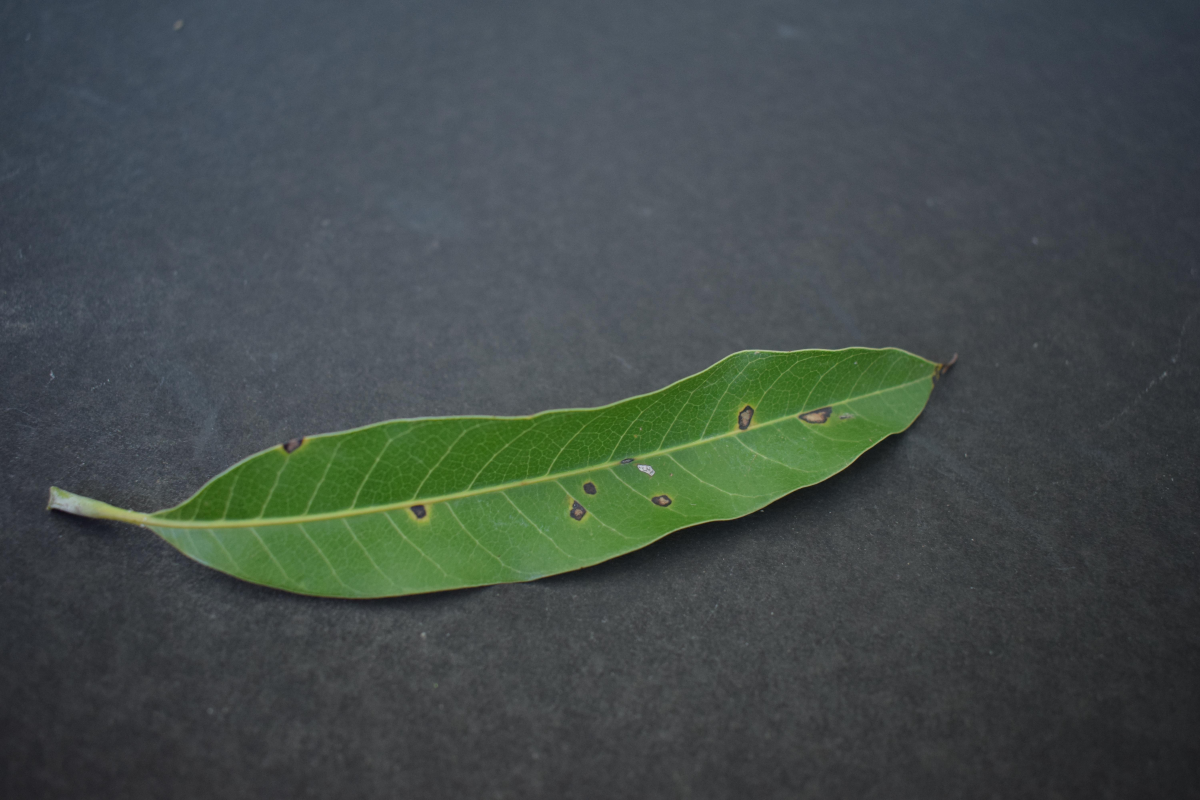
#> input picture dataset/disease/0012_0057.jpg, 6000 x 4000 px (shown at 1/5 size); its folder holds only this picture in this run
$ python main.py
#> lines starting #> are read from the running program, lines starting #| are printed output that depends on the picture
#> in extract_features, img is the input picture: PIL image 6000x4000 RGB; mean R, G, B 67.6, 76.9, 74.9
import os
import sys
import numpy as np
import matplotlib.pyplot as plt
import matplotlib.patches as mpatches
from matplotlib.gridspec import GridSpec
from PIL import Image, ImageOps
from scipy.ndimage import sobel
import warnings
warnings.filterwarnings("ignore")

# ──────────────────────────────
# CONFIGURATION
# ──────────────────────────────

CROP_SIZE    = 50
N_COMPONENTS = 30
DATASET_DIR  = "dataset"
TEST_DIR     = "test"


CLASS_COLORS = {
    "disease": "#e74c3c",
    "healthy": "#2ecc71",
    "nitrogen_deficiency": "#f39c12",
    "water_stress": "#3498db",
}

CLASSES = ["disease", "healthy", "nitrogen_deficiency", "water_stress"]

CLASS_LABELS = {
    "disease": "🔴 Diseased",
    "healthy": "🟢 Healthy",
    "nitrogen_deficiency": "🟡 Nitrogen Deficient",
    "water_stress": "🔵 Water Stress",
}

SUPPORTED_EXTS = {".jpg", ".jpeg", ".png", ".bmp", ".tiff", ".webp"}

# ──────────────────────────────
# FLAGS (to avoid repeated prints)
# ──────────────────────────────

printed_flags = {
    "matrix_representation": False,
    "rref": False,
    "orthogonalization": False,
    "rank_nullity": False,
    "eigen": False,
    "diagonalization": False,
    "least_squares": False,
    "projection": False,
    "final_output": False,
}

# ──────────────────────────────
# IMAGE PREPROCESSING + FEATURES
# ──────────────────────────────

def centre_crop(img: Image.Image, size: int) -> Image.Image:
#> called with size = 50
    w, h = img.size
#> w = 6000; h = 4000
    left, top = (w - size) // 2, (h - size) // 2
#> left = 2975; top = 1975
    if w < size or h < size:
        img = img.resize((max(w, size), max(h, size)), Image.LANCZOS)
        w, h = img.size
        left, top = (w - size) // 2, (h - size) // 2
    return img.crop((left, top, left + size, top + size))
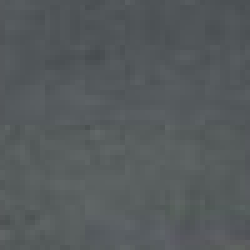
#> returned value: PIL image 50x50 RGB (shown 5 times larger); mean R, G, B 85.3, 90.7, 92.5

def load_dataset(dataset_dir: str, classes: list, crop_size: int):
    X, y, paths = [], [], []
    for idx, name in enumerate(classes):
        folder = os.path.join(dataset_dir, name)
        if not os.path.isdir(folder):
            continue
        files = [f for f in os.listdir(folder) if os.path.splitext(f)[1].lower() in SUPPORTED_EXTS]
        print(f"  Loading {len(files)} images  ←  {name}/")
        for f in files:
            try:
                X.append(extract_features(os.path.join(folder, f), crop_size))
#> in extract_features, `rgb = np.array(crop, dtype=np.float32).flatten() / 255.0`: rgb = 7500 values, max 0.408 at index 3958, min 0.278 at index 1707, mean 0.351
#> in extract_features, `gray_flat = gray.flatten()`: gray_flat = 2500 values, max 0.4 at index 1319, min 0.294 at index 569, mean 0.35
#> in extract_features, `sobel_x = sobel(gray, axis=0)`:
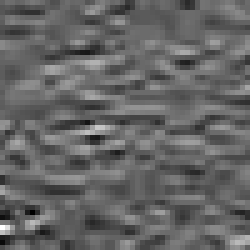
#> sobel_x: shape (50, 50) float32 (shown 5 times larger); min -0.184, max 0.29, mean 0.00432; drawn with min black and max white
#> in extract_features, `sobel_y = sobel(gray, axis=1)`:
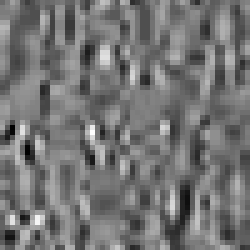
#> sobel_y: shape (50, 50) float32 (shown 5 times larger); min -0.145, max 0.169, mean -0.00147; drawn with min black and max white
#> in extract_features, `sobel_mag = np.sqrt(sobel_x**2 + sobel_y**2)`:
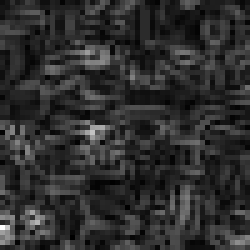
#> sobel_mag: shape (50, 50) float32 (shown 5 times larger); min 0, max 0.291, mean 0.0532; drawn with min black and max white
#> in extract_features, `sobel_flat = (sobel_mag / (sobel_mag.max() + 1e-8)).flatten()`: sobel_flat = 2500 values, max 1 at index 2250, min 0 at index 1822, mean 0.183
#> in extract_features, `feature_vec = np.concatenate([rgb, gray_flat, sobel_flat])`: feature_vec = 12500 values, max 1 at index 12250, min 0 at index 11822, mean 0.317
                y.append(idx)
                paths.append(os.path.join(folder, f))
            except:
                continue
#> pass 2 of the loop in load_dataset, `for idx, name in enumerate(classes):`:
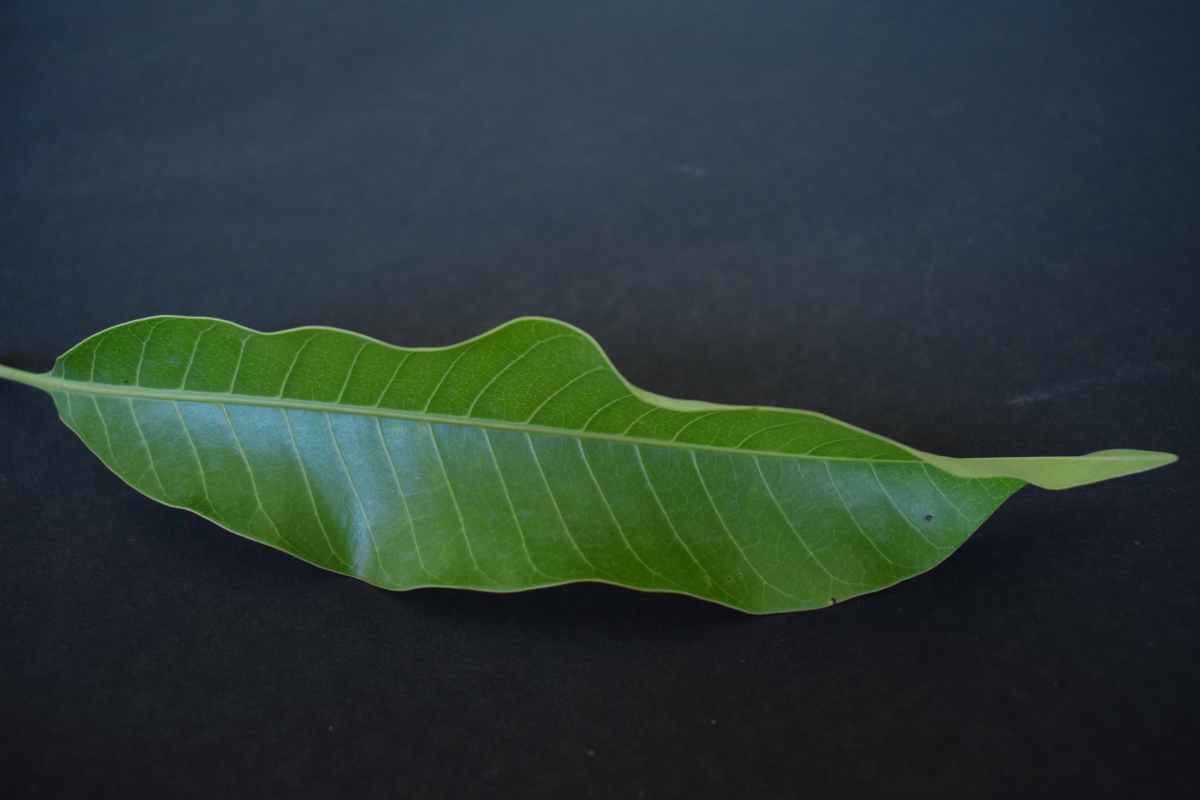
#> input picture dataset/healthy/0001_0014.jpg, 6000 x 4000 px (shown at 1/5 size)
#> in extract_features, img is the input picture: PIL image 6000x4000 RGB; mean R, G, B 43.8, 58.9, 55.7
#> rgb = 7500 values, max 0.514 at index 2560, min 0 at index 6827, mean 0.242
#> in extract_features (call 2), `gray = np.array(ImageOps.grayscale(crop), dtype=np.float32) / 255.0`:
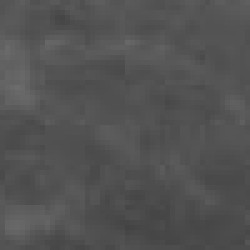
#> gray: shape (50, 50) float32 (shown 5 times larger); min 0.263, max 0.424, mean 0.325
#> gray_flat = 2500 values, max 0.424 at index 853, min 0.263 at index 2275, mean 0.325
#> in extract_features (call 2), `sobel_mag = np.sqrt(sobel_x**2 + sobel_y**2)`:
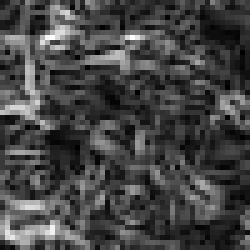
#> sobel_mag: shape (50, 50) float32 (shown 5 times larger); min 0, max 0.267, mean 0.0725; drawn with min black and max white
#> sobel_flat = 2500 values, max 1 at index 360, min 0 at index 270, mean 0.271
#> feature_vec = 12500 values, max 1 at index 10360, min 0 at index 6827, mean 0.264
    return np.array(X, dtype=np.float32), np.array(y, dtype=np.int32), paths

# [10 lines left out: function load_test_images, not called in this run]

def extract_features(img_path: str, crop_size: int) -> np.ndarray:
    if not printed_flags["matrix_representation"]:
        print(" REAL-WORLD DATA → Matrix Representation executed")
        printed_flags["matrix_representation"] = True

    img = Image.open(img_path).convert("RGB")
    crop = centre_crop(img, crop_size)

    rgb = np.array(crop, dtype=np.float32).flatten() / 255.0

    gray = np.array(ImageOps.grayscale(crop), dtype=np.float32) / 255.0
    gray_flat = gray.flatten()

    sobel_x = sobel(gray, axis=0)
    sobel_y = sobel(gray, axis=1)
    sobel_mag = np.sqrt(sobel_x**2 + sobel_y**2)
    sobel_flat = (sobel_mag / (sobel_mag.max() + 1e-8)).flatten()

    feature_vec = np.concatenate([rgb, gray_flat, sobel_flat])
    return feature_vec

# ──────────────────────────────
# GAUSSIAN ELIMINATION + ORTHOGONAL BASIS
# ──────────────────────────────

def get_rref_basis(A, k, tol=1e-8):
    if not printed_flags["rref"]:
        print(" Matrix Simplification (RREF) executed")
        printed_flags["rref"] = True

    matrix = A.copy()
    rows, cols = matrix.shape
    pivot_row = 0
    basis_indices = []
    for j in range(cols):
        if pivot_row >= rows or len(basis_indices) >= k: break
        max_row = np.argmax(np.abs(matrix[pivot_row:, j])) + pivot_row
        if np.abs(matrix[max_row, j]) < tol: continue
        matrix[[pivot_row, max_row]] = matrix[[max_row, pivot_row]]
        lv = matrix[pivot_row, j]
        matrix[pivot_row] /= lv
        for i in range(rows):
            if i != pivot_row:
                matrix[i] -= matrix[i, j] * matrix[pivot_row]
        basis_indices.append(pivot_row)
        pivot_row += 1
    return A[basis_indices]

def gram_schmidt(B):
    if not printed_flags["orthogonalization"]:
        print(" Orthogonalization (Gram-Schmidt) executed")
        printed_flags["orthogonalization"] = True

    ortho_basis = []
    for v in B:
        for u in ortho_basis:
            v -= np.dot(v, u) * u
        norm = np.linalg.norm(v)
        if norm > 1e-10:
            ortho_basis.append(v / norm)
    return np.array(ortho_basis)

# ──────────────────────────────
# EIGENVECTORS
# ──────────────────────────────

def analyze_matrix_properties(A, name="Matrix"):
#> called with A = array of shape (2, 12500), name = 'Training Data Matrix'
    print(f"\n--- {name} Analysis ---")

    if not printed_flags["rank_nullity"]:
        print(" Structure of the Space (Rank & Nullity) executed")
        printed_flags["rank_nullity"] = True

    rank = np.linalg.matrix_rank(A)
    nullity = A.shape[1] - rank

    print(f"Rank: {rank}")
    print(f"Nullity: {nullity}")
    print(f"(Rank + Nullity = {rank + nullity} = columns {A.shape[1]})")

    try:
        if not printed_flags["eigen"]:
            print(" Pattern Discovery (Eigenvalues & Eigenvectors) executed")
            printed_flags["eigen"] = True

        A_small = A[:, :200] if A.shape[1] > 200 else A

        cov = A_small.T @ A_small
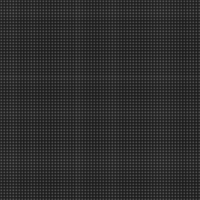
#> cov: shape (200, 200) float32; min 0.115, max 0.341, mean 0.178
        eigenvalues, eigenvectors = np.linalg.eig(cov)

        print(f"Top Eigenvalues: {eigenvalues[:5]}")

        if not printed_flags["diagonalization"]:
            print(" System Simplification (Diagonalization) executed")
            printed_flags["diagonalization"] = True

        P = eigenvectors
        D = np.diag(eigenvalues)
        P_inv = np.linalg.inv(P)
        reconstructed = P @ D @ P_inv

        print("Diagonalization approx valid:",
              np.allclose(cov, reconstructed, atol=1e-5))
    except:
        print("Eigen/Diagonalization skipped")

# [74 lines left out: functions least_squares_projection, project_onto_subspace, classify_leaves, visualise_results, not called in this run]

# ──────────────────────────────
# MAIN PIPELINE
# ──────────────────────────────

def main():
    print("=" * 62)
    print("  LEAF CLASSIFICATION  ·  Linear Algebra + Texture Features")
    print("=" * 62)

    X_train, y_train, _ = load_dataset(DATASET_DIR, CLASSES, CROP_SIZE)

    analyze_matrix_properties(X_train, "Training Data Matrix")

    class_bases = []
    for i, c in enumerate(CLASSES):
        class_data = X_train[y_train == i]

        analyze_matrix_properties(class_data, f"{c} Class Matrix")

        raw_basis = get_rref_basis(class_data, N_COMPONENTS)
        print(" Remove Redundancy (Basis Selection) executed")

        ortho_basis = gram_schmidt(raw_basis)
        class_bases.append(ortho_basis)
        print(f"Basis for {c:20} formed with rank {len(ortho_basis)}")
#> this loop made 3 passes
#> pass 1, in analyze_matrix_properties (call 2), `cov = A_small.T @ A_small`:
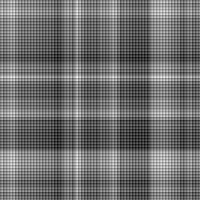
#> cov: shape (200, 200) float32; min 0.0865, max 0.145, mean 0.112; drawn with min black and max white
#> pass 2, in analyze_matrix_properties (call 3), `cov = A_small.T @ A_small`:
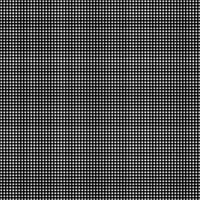
#> cov: shape (200, 200) float32; min 0.00301, max 0.214, mean 0.0664; drawn with min black and max white

    X_test, test_paths = load_test_images(TEST_DIR, CROP_SIZE)

    predictions, distances = classify_leaves(X_test, class_bases)

    print("\n" + "─"*62)
    print(f"{'FILE':<20}  {'PREDICTED CLASS':<30}")
    print("─"*62)
    for i, f in enumerate(test_paths):
        pred_name = CLASSES[predictions[i]]
        print(f"{os.path.basename(f):<20}  {CLASS_LABELS[pred_name]:<30}")
    print("─"*62)

    visualise_results(test_paths, predictions, distances, class_bases)

if __name__ == "__main__":
#> (the run stopped early here; a loop or call above may not have finished)
